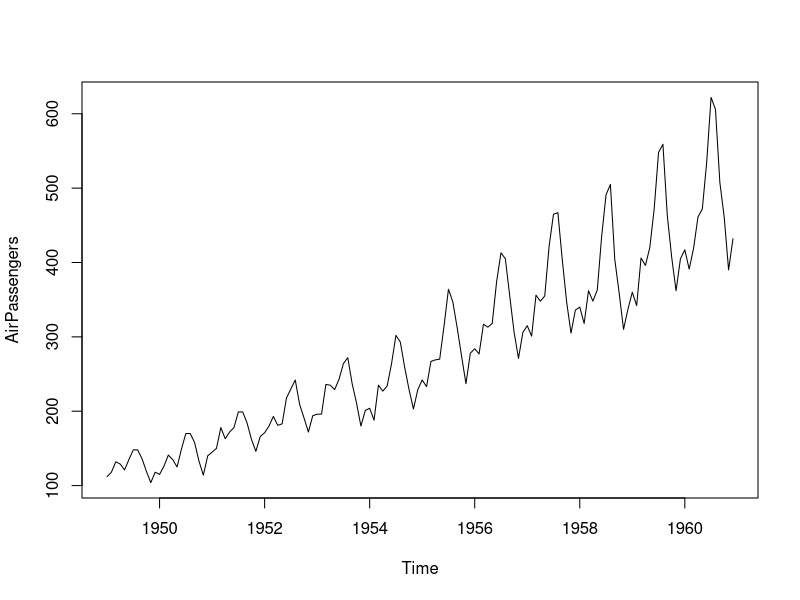
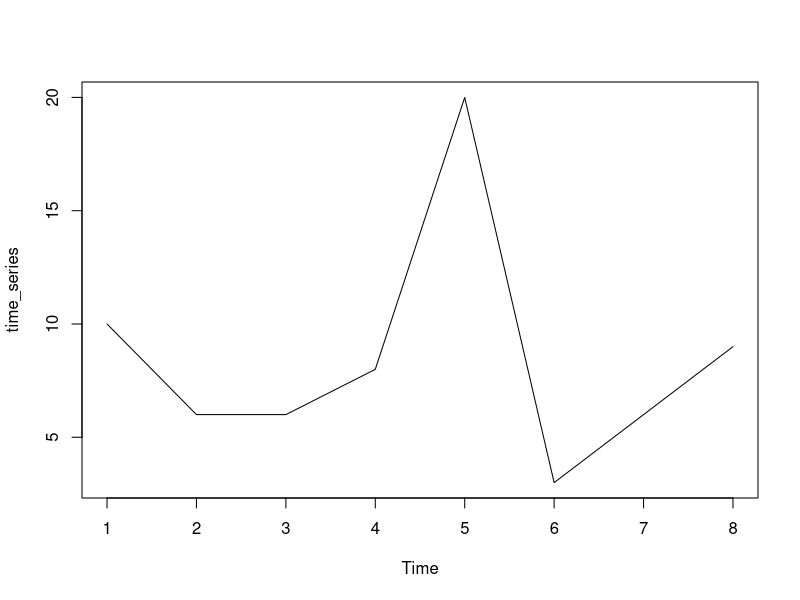
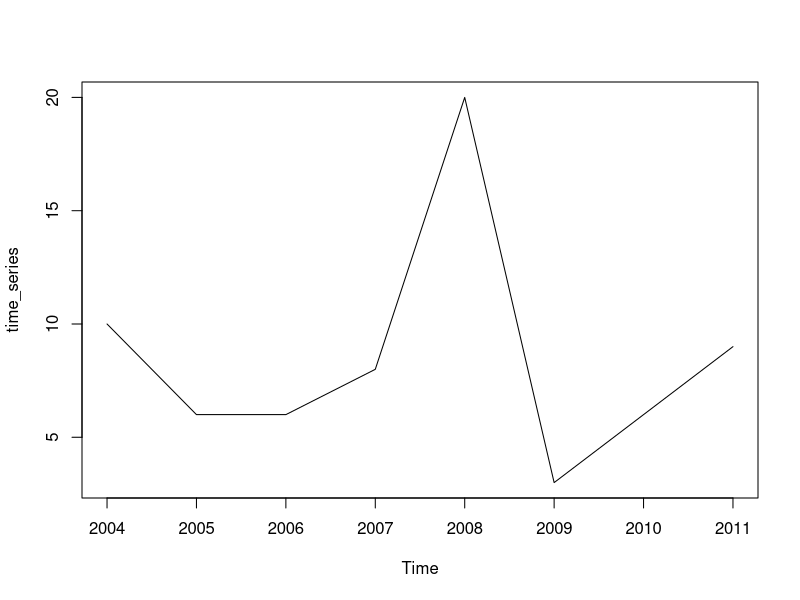
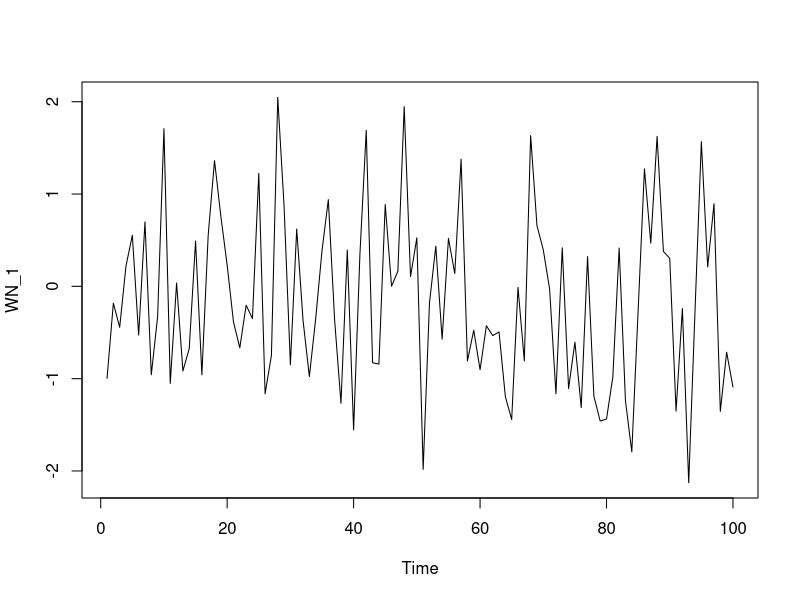
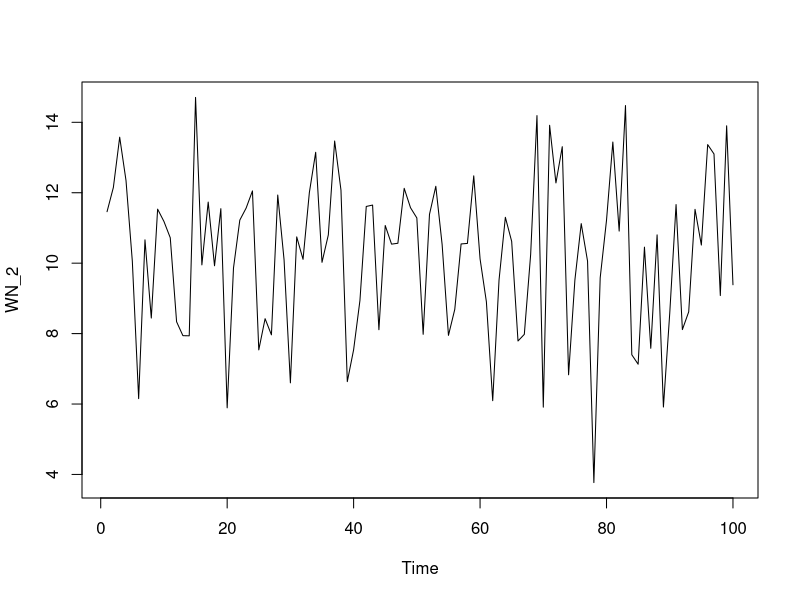
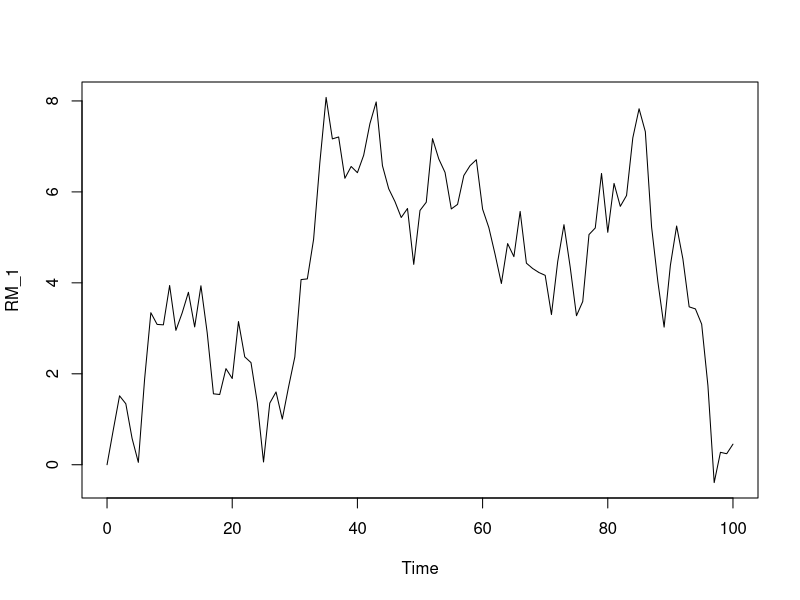
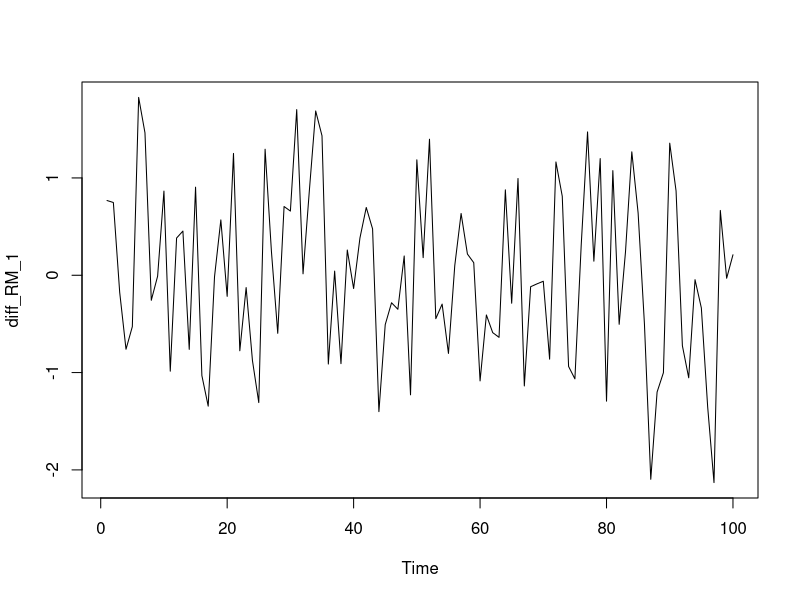
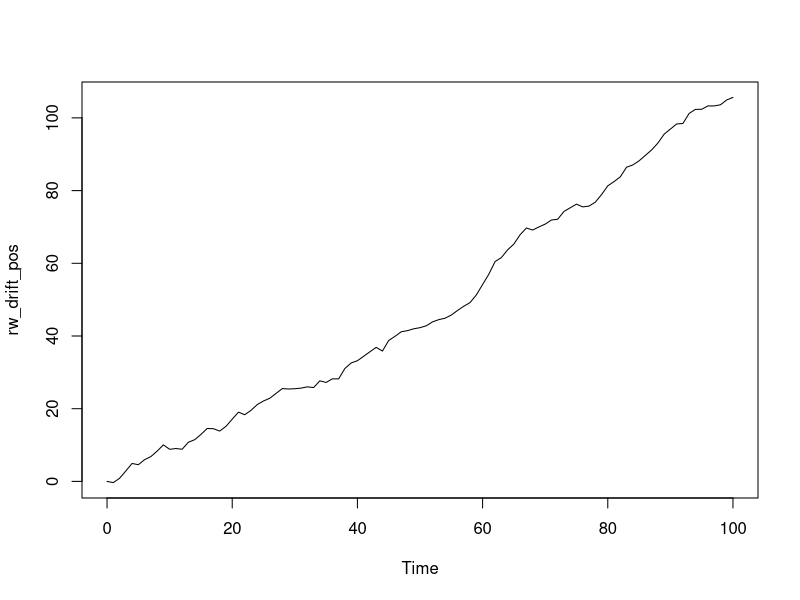

Recreate these plots in R, in order.
## ---- chunk 1
library(psych)
## ---- chunk 2
#plot(dataframe, xlab = "title", ylab = "title", type = "b") #note that type = "b" provides both data points and a line connecting each point
## ---- chunk 3
# Plot AirPassengers
plot(AirPassengers)

# View the start and end dates of AirPassengers
start(AirPassengers)
end(AirPassengers)

# Use time(), deltat(), frequency(), and cycle() with AirPassengers 
time(AirPassengers)
deltat(AirPassengers)
frequency(AirPassengers)
cycle(AirPassengers)

## ---- chunk 4
#Simple Time Series
data_vector <- c(10, 6, 6, 8, 20, 3, 6, 9)

#Turn the data vector into time series
time_series <- ts(data_vector)
#plot time series
plot(time_series)
## ---- chunk 5
#Instead of starting with 1, you can start with a year and then specify the frequency of observations

#Turn the data vector into time series
time_series <- ts(data_vector, start = 2004, frequency = 1)
#plot time series
plot(time_series)
## ---- chunk 6
#See if the data vector and time series are time series
is.ts(data_vector) #false
is.ts(time_series) #true
## ---- chunk 7
WN_1 <- arima.sim(model = list(order = c(0, 0, 0)), n = 100)
head(WN_1) #show some data
ts.plot(WN_1) #plot data
describe(WN_1) #The mean should be approx 0 and sd should be approx 1


#You can also add additional arguments to specify the mean and sd
WN_2 <- arima.sim(model = list(order = c(0, 0, 0)), n = 100,
                  mean = 10,
                  sd = 2)
head(WN_2) #show some data
ts.plot(WN_2) #plot data
describe(WN_2) #The mean should be approx 10 and sd should be approx 2

## ---- chunk 8
arima(WN_2, order = c(0, 0, 0)) #You can see that the mean should be approx 10
#Intercept is the estimated mean
# sigma^2 is the estiamted variance. The sd is the square root of this variance estimate.
sqrt(3.84) #This should be the same as the sd

#You can also find the mean and variance separately
mean(WN_2)
var(WN_2)
## ---- chunk 9
RM_1 <- arima.sim(model = list(order = c(0, 1, 0)), n = 100)
head(RM_1)
ts.plot(RM_1)

#Calculate the first difference in the time series.
diff_RM_1 <- diff(RM_1)
ts.plot(diff_RM_1) #This shows that when you remove the long-term trend of the Random Walk data, then it becomes White Noise
## ---- chunk 10
rw_drift_pos <- arima.sim(model = list(order = c(0, 1, 0)), n = 100, mean = 1) #mean = 1, so it will be a positive slope
ts.plot(rw_drift_pos)

rw_drift_neg <- arima.sim(model = list(order = c(0, 1, 0)), n = 100, mean = -1) #mean = -1, so it will be a negative slope
ts.plot(rw_drift_neg)

#You can then also calculate the first difference of the drift

rw_drift_diff_pos <- diff(rw_drift_pos)
ts.plot(rw_drift_diff_pos)

#You can then fit each model
model_pos <- arima(rw_drift_diff_pos)
model_pos

#Save the estimated time trend, which is the intercept
intercept_pos <- model_pos$coef
intercept_pos

#Now that you have the estimated coefficient or time trend, you can add the estimated time trend to the original data
ts.plot(rw_drift_pos) + 
abline(0, intercept_pos)

## ---- chunk 11
# Generate Data
white_noise <- arima.sim(model = list(order = c(0,0,0)), n = 100)

#Transform WN data to RW using cumsum()
random_walk <- cumsum(white_noise)

# Generate WN drift data
wn_drift <- arima.sim(model = list(order = c(0,0,0)), n = 100, mean = 0.4)
  
#Transform WN data to RW using cumsum()
rw_drift <- cumsum(wn_drift)

# Plot
plot.ts(cbind(white_noise, random_walk, wn_drift, rw_drift)) #note when you want to plot more than one time series use cbind(model_1, model_2, etc.) and enter the time series

## ---- chunk 12
library(tibble)
stocks <- as.tibble(EuStockMarkets)
stocks
dax <- stocks$DAX
smi <- stocks$SMI

ts.plot(dax)
ts.plot(smi)
ts.plot(cbind(dax, smi))

plot(dax,smi)

apply(stocks, MARGIN = 2, FUN = var) #looking at variance
apply(stocks, MARGIN = 2, FUN = sd) #looking at sd

pairs(stocks) #scatterplot matrix
plot(stocks)

ts.plot(stocks)



## ---- chunk 13
#mean and sd
mean(dax)
sd(dax)

mean(smi)
sd(smi)

#Covariance of these stocks. These depend of the scale of the variables
cov(dax, smi)

#Correlation of these stocks. These do not depend on the scale of the variables. These are standardized.
cor(dax, smi)

#You can see the relationship between covariance and correlation here
cov(dax, smi) / (sd(dax) * sd(smi)) #This is the covariance divided by the sd of each variable



## ---- chunk 14
acf(dax, lag.max = 10, plot = FALSE) #You can see that as the lag increases, the past lag has a lower correlation with the more recent price. In other words, today's price perfectly predicts today's price. Yesterday's price almost perfectly predicts today's price. Lastly, the price from two days ago, still strongly predicts today's price, but not as well as one day ago.

#Create an acf plot
acf(dax, lag.max = 100, plot = TRUE) #You can also view this graphically by using plot = TRUE. In this example, I used a larger lag.max, so differences can be perceivable
## ---- chunk 15
#AR Model with a 0.9 Slope
a <- arima.sim(model = list(ar = 0.9), n = 100) #This has large autocorrelation

#AR Model with a 0.0 slope
b <- arima.sim(model = list(ar = 0), n = 100) #This has lower autocorrelation

#AR Model with a -0.9 slope
c <- arima.sim(model = list(ar = -0.9), n = 100) #This moves around lots across observations

#Plot all simulated data
plot.ts(cbind(a,b,c))

#You can tell here larger autocorrelations approach 1, while more erratic autocorrelations approach -1. In other words, time series A has high autocorrelation, while time series C has low autocorrelation
